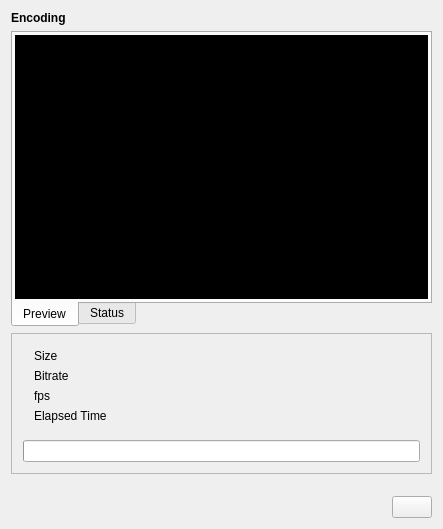
<?xml version="1.0" encoding="UTF-8"?>
<ui version="4.0">
 <class>MP4Dlg</class>
 <widget class="QWidget" name="MP4Dlg">
  <property name="geometry">
   <rect>
    <x>0</x>
    <y>0</y>
    <width>443</width>
    <height>529</height>
   </rect>
  </property>
  <property name="cursor">
   <cursorShape>WaitCursor</cursorShape>
  </property>
  <property name="windowTitle">
   <string>Encoding</string>
  </property>
  <layout class="QGridLayout" name="gridLayout_4">
   <item row="0" column="0">
    <widget class="QLabel" name="lblTitle">
     <property name="sizePolicy">
      <sizepolicy hsizetype="Maximum" vsizetype="Maximum">
       <horstretch>0</horstretch>
       <verstretch>0</verstretch>
      </sizepolicy>
     </property>
     <property name="font">
      <font>
       <weight>75</weight>
       <bold>true</bold>
      </font>
     </property>
     <property name="cursor">
      <cursorShape>WaitCursor</cursorShape>
     </property>
     <property name="text">
      <string>Encoding</string>
     </property>
     <property name="wordWrap">
      <bool>false</bool>
     </property>
    </widget>
   </item>
   <item row="1" column="0" colspan="3">
    <widget class="QTabWidget" name="tabWidget">
     <property name="tabPosition">
      <enum>QTabWidget::South</enum>
     </property>
     <property name="currentIndex">
      <number>0</number>
     </property>
     <widget class="QWidget" name="tab">
      <attribute name="title">
       <string>Preview</string>
      </attribute>
      <layout class="QGridLayout" name="gridLayout_2">
       <property name="margin">
        <number>2</number>
       </property>
       <item row="0" column="0">
        <widget class="QLabel" name="image">
         <property name="sizePolicy">
          <sizepolicy hsizetype="Preferred" vsizetype="Expanding">
           <horstretch>0</horstretch>
           <verstretch>0</verstretch>
          </sizepolicy>
         </property>
         <property name="minimumSize">
          <size>
           <width>0</width>
           <height>250</height>
          </size>
         </property>
         <property name="palette">
          <palette>
           <active>
            <colorrole role="Base">
             <brush brushstyle="SolidPattern">
              <color alpha="255">
               <red>255</red>
               <green>255</green>
               <blue>255</blue>
              </color>
             </brush>
            </colorrole>
            <colorrole role="Window">
             <brush brushstyle="SolidPattern">
              <color alpha="255">
               <red>0</red>
               <green>0</green>
               <blue>0</blue>
              </color>
             </brush>
            </colorrole>
           </active>
           <inactive>
            <colorrole role="Base">
             <brush brushstyle="SolidPattern">
              <color alpha="255">
               <red>255</red>
               <green>255</green>
               <blue>255</blue>
              </color>
             </brush>
            </colorrole>
            <colorrole role="Window">
             <brush brushstyle="SolidPattern">
              <color alpha="255">
               <red>0</red>
               <green>0</green>
               <blue>0</blue>
              </color>
             </brush>
            </colorrole>
           </inactive>
           <disabled>
            <colorrole role="Base">
             <brush brushstyle="SolidPattern">
              <color alpha="255">
               <red>0</red>
               <green>0</green>
               <blue>0</blue>
              </color>
             </brush>
            </colorrole>
            <colorrole role="Window">
             <brush brushstyle="SolidPattern">
              <color alpha="255">
               <red>0</red>
               <green>0</green>
               <blue>0</blue>
              </color>
             </brush>
            </colorrole>
           </disabled>
          </palette>
         </property>
         <property name="cursor">
          <cursorShape>WaitCursor</cursorShape>
         </property>
         <property name="autoFillBackground">
          <bool>true</bool>
         </property>
         <property name="scaledContents">
          <bool>true</bool>
         </property>
         <property name="wordWrap">
          <bool>false</bool>
         </property>
        </widget>
       </item>
      </layout>
     </widget>
     <widget class="QWidget" name="tabLog">
      <attribute name="title">
       <string>Status</string>
      </attribute>
     </widget>
    </widget>
   </item>
   <item row="2" column="0" colspan="3">
    <widget class="QFrame" name="frame">
     <property name="frameShape">
      <enum>QFrame::StyledPanel</enum>
     </property>
     <property name="frameShadow">
      <enum>QFrame::Raised</enum>
     </property>
     <layout class="QGridLayout" name="gridLayout_3">
      <item row="0" column="0">
       <layout class="QGridLayout" name="gridLayout">
        <property name="horizontalSpacing">
         <number>0</number>
        </property>
        <item row="0" column="0" rowspan="2">
         <widget class="QFrame" name="frame3">
          <property name="sizePolicy">
           <sizepolicy hsizetype="Preferred" vsizetype="Fixed">
            <horstretch>0</horstretch>
            <verstretch>0</verstretch>
           </sizepolicy>
          </property>
          <property name="cursor">
           <cursorShape>WaitCursor</cursorShape>
          </property>
          <property name="frameShape">
           <enum>QFrame::NoFrame</enum>
          </property>
          <property name="frameShadow">
           <enum>QFrame::Plain</enum>
          </property>
          <layout class="QGridLayout">
           <property name="topMargin">
            <number>4</number>
           </property>
           <item row="2" column="1">
            <widget class="QLabel" name="lblfps">
             <property name="cursor">
              <cursorShape>WaitCursor</cursorShape>
             </property>
             <property name="text">
              <string/>
             </property>
             <property name="alignment">
              <set>Qt::AlignVCenter</set>
             </property>
             <property name="wordWrap">
              <bool>false</bool>
             </property>
            </widget>
           </item>
           <item row="3" column="1">
            <widget class="QLabel" name="lblRemain">
             <property name="cursor">
              <cursorShape>WaitCursor</cursorShape>
             </property>
             <property name="text">
              <string/>
             </property>
             <property name="alignment">
              <set>Qt::AlignVCenter</set>
             </property>
             <property name="wordWrap">
              <bool>false</bool>
             </property>
            </widget>
           </item>
           <item row="0" column="1">
            <widget class="QLabel" name="lblsize">
             <property name="cursor">
              <cursorShape>WaitCursor</cursorShape>
             </property>
             <property name="text">
              <string/>
             </property>
             <property name="wordWrap">
              <bool>false</bool>
             </property>
            </widget>
           </item>
           <item row="1" column="1">
            <widget class="QLabel" name="lblbitrate">
             <property name="cursor">
              <cursorShape>WaitCursor</cursorShape>
             </property>
             <property name="text">
              <string/>
             </property>
             <property name="wordWrap">
              <bool>false</bool>
             </property>
            </widget>
           </item>
           <item row="2" column="0">
            <widget class="QLabel" name="textLabel2">
             <property name="cursor">
              <cursorShape>WaitCursor</cursorShape>
             </property>
             <property name="text">
              <string>fps</string>
             </property>
             <property name="wordWrap">
              <bool>false</bool>
             </property>
            </widget>
           </item>
           <item row="3" column="0">
            <widget class="QLabel" name="textLabel2_2">
             <property name="cursor">
              <cursorShape>WaitCursor</cursorShape>
             </property>
             <property name="text">
              <string>Elapsed Time</string>
             </property>
             <property name="wordWrap">
              <bool>false</bool>
             </property>
            </widget>
           </item>
           <item row="1" column="0">
            <widget class="QLabel" name="textLabel1">
             <property name="cursor">
              <cursorShape>WaitCursor</cursorShape>
             </property>
             <property name="text">
              <string>Bitrate</string>
             </property>
             <property name="wordWrap">
              <bool>false</bool>
             </property>
            </widget>
           </item>
           <item row="0" column="0">
            <widget class="QLabel" name="lbllabelSize">
             <property name="cursor">
              <cursorShape>WaitCursor</cursorShape>
             </property>
             <property name="text">
              <string>Size</string>
             </property>
             <property name="wordWrap">
              <bool>false</bool>
             </property>
            </widget>
           </item>
          </layout>
         </widget>
        </item>
       </layout>
      </item>
      <item row="1" column="0">
       <widget class="QProgressBar" name="pbProgress">
        <property name="cursor">
         <cursorShape>WaitCursor</cursorShape>
        </property>
       </widget>
      </item>
     </layout>
     <zorder></zorder>
     <zorder>pbProgress</zorder>
    </widget>
   </item>
   <item row="3" column="1">
    <spacer>
     <property name="orientation">
      <enum>Qt::Vertical</enum>
     </property>
     <property name="sizeType">
      <enum>QSizePolicy::Fixed</enum>
     </property>
     <property name="sizeHint" stdset="0">
      <size>
       <width>20</width>
       <height>16</height>
      </size>
     </property>
    </spacer>
   </item>
   <item row="4" column="0" colspan="2">
    <spacer>
     <property name="orientation">
      <enum>Qt::Horizontal</enum>
     </property>
     <property name="sizeType">
      <enum>QSizePolicy::Expanding</enum>
     </property>
     <property name="sizeHint" stdset="0">
      <size>
       <width>225</width>
       <height>21</height>
      </size>
     </property>
    </spacer>
   </item>
   <item row="4" column="2">
    <widget class="QPushButton" name="bCancel">
     <property name="sizePolicy">
      <sizepolicy hsizetype="Fixed" vsizetype="Fixed">
       <horstretch>0</horstretch>
       <verstretch>0</verstretch>
      </sizepolicy>
     </property>
     <property name="cursor">
      <cursorShape>ArrowCursor</cursorShape>
     </property>
     <property name="stdItem" stdset="0">
      <number>26</number>
     </property>
    </widget>
   </item>
  </layout>
 </widget>
 <layoutdefault spacing="6" margin="11"/>
 <customwidgets>
  <customwidget>
   <class>QPushButton</class>
   <extends>QPushButton</extends>
   <header>qpushbutton.h</header>
  </customwidget>
 </customwidgets>
 <resources/>
 <connections>
  <connection>
   <sender>bCancel</sender>
   <signal>clicked()</signal>
   <receiver>MP4Dlg</receiver>
   <slot>Cancel()</slot>
   <hints>
    <hint type="sourcelabel">
     <x>20</x>
     <y>20</y>
    </hint>
    <hint type="destinationlabel">
     <x>20</x>
     <y>20</y>
    </hint>
   </hints>
  </connection>
 </connections>
 <slots>
  <slot>bPlayToggled(bool)</slot>
 </slots>
</ui>
